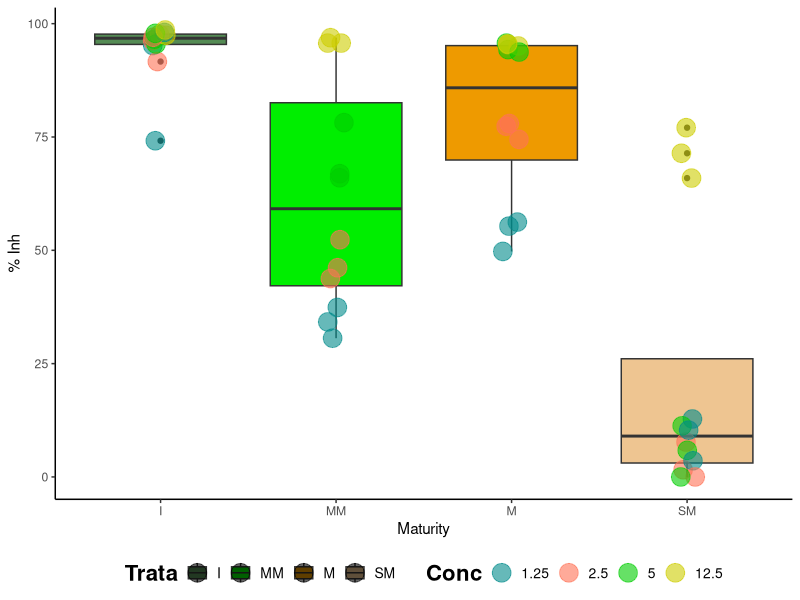
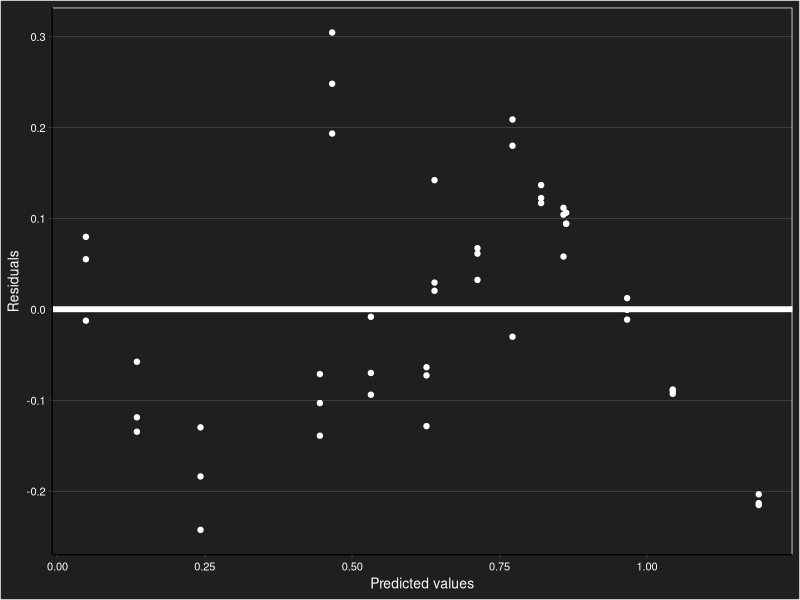
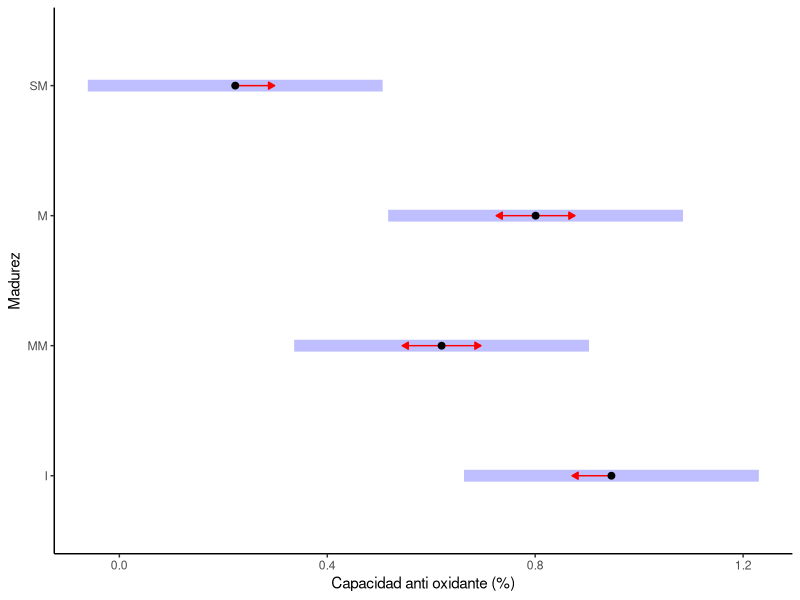
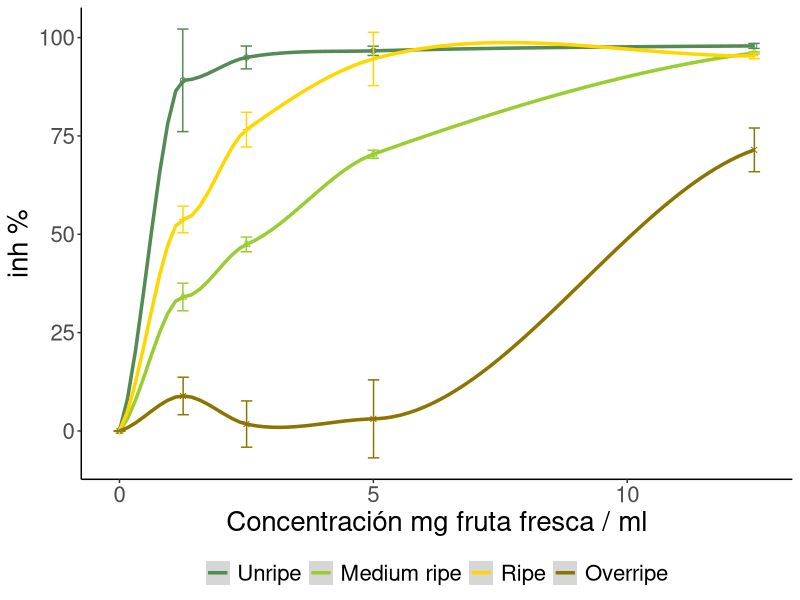
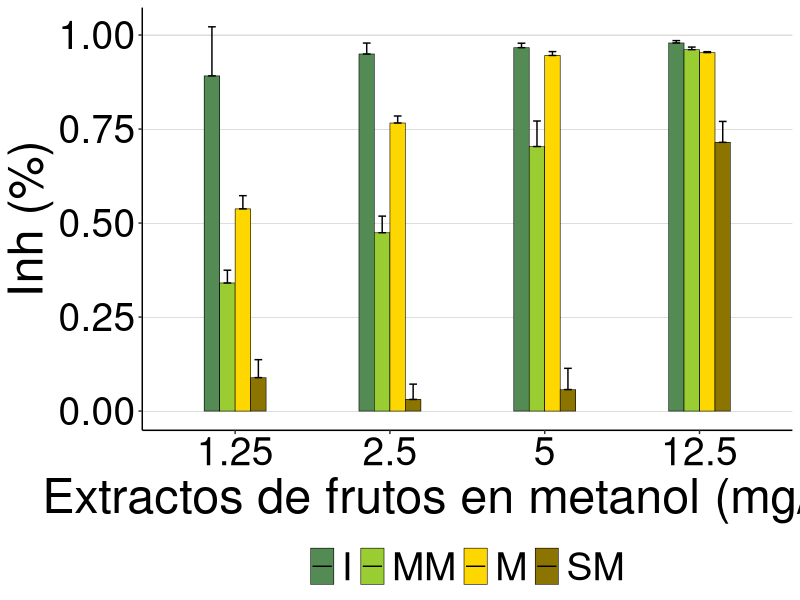

These charts were generated, in order, by the following R code:
## ---- chunk 1
knitr::opts_chunk$set(warning = FALSE, message = FALSE, echo = FALSE)

library(readxl)
Datos0 <- read_excel("database.xlsx", sheet = "mad_aaox")
Datos0$Muestra<-factor(Datos0$Muestra)
Datos0$Conc<-factor(Datos0$Conc)
Datos0$Pip<-factor(Datos0$Pip)
Datos0$Trata<-factor(Datos0$Trata,levels=c("I","MM", "M","SM"))

## ---- chunk 2
knitr::opts_chunk$set(warning = FALSE, message = FALSE, echo = FALSE)

library(dplyr)
tabla_aao <- Datos0 %>% 
  dplyr::group_by(Trata) %>% 
  dplyr::summarise(n=n(),
                   Mean = mean(In),
                   sd = sd(In))

library(knitr)
kable(tabla_aao, format = "markdown")

## ---- chunk 3
knitr::opts_chunk$set(warning = FALSE, message = FALSE, echo = FALSE)

library(ggplot2)
colores<-c("palegreen4","green2","orange2","burlywood2")
box <- ggplot(Datos0, aes(x=Datos0$Trata, y=Datos0$In, fill=Trata)) +
  geom_boxplot(aes())+
  theme_classic()+
  geom_jitter(alpha=0.6, size=6,aes(color=Conc), position = position_jitter(width = .05))+
  scale_fill_manual(values = colores)+
  scale_color_manual(values = c("cyan4", "coral1","green3","yellow3"))+
  theme(legend.position="bottom", legend.text=element_text(size = 10),
        legend.title = element_text(size=16, face="bold")) +
  ylab("% Inh")+xlab("Maturity")
box

## ---- chunk 4
knitr::opts_chunk$set(warning = FALSE, message = FALSE, echo = FALSE)

Datos0$In <- Datos0$In/100

library(lme4)
maoo<-lmer(In~Trata + (1|Conc), data=Datos0)

# library(glmmTMB)
# maoo <- glmmTMB(In ~ Trata + (1|Conc), family = beta_family(), data = Datos0)

## ---- chunk 5
knitr::opts_chunk$set(warning = FALSE, message = FALSE, echo = FALSE)

maoo_ajustado <- as.data.frame(cbind(
  "residuos" = residuals(maoo),
  "predichos" = predict(maoo)))

HV_maoo<-ggplot(maoo_ajustado) +
  aes(predichos, residuos) +
  geom_hline(yintercept = 0, colour="white", size=2) +
  geom_point(colour="white")+
  theme_classic()+
  labs(y="Residuals", x="Predicted values")+
  theme(legend.position = "bottom", legend.background = element_rect(fill = "gray12"))+
  theme(panel.grid.major.y = element_line(size=0.05, color='white'))+
  theme(panel.grid.major.x = element_blank())+
  theme(text = element_text(size=10, color='white'))+
  theme(axis.text = element_text(color='white'))+
  theme(plot.background = element_rect(fill = "gray12"))+
  theme(panel.background = element_rect(fill = "gray12", color = "white"))
HV_maoo

## ---- chunk 6
knitr::opts_chunk$set(warning = FALSE, message = FALSE, echo = FALSE)

library(car)
Anova(maoo, test.statistic=c("Chisq"))

## ---- chunk 7
knitr::opts_chunk$set(warning = FALSE, message = FALSE, echo = FALSE)

library(emmeans)
Comp2<-emmeans(maoo, pairwise ~ Trata) #Tukey por default  
Comp2
plot(Comp2, comparisons = TRUE) + theme_classic() + 
  labs(x = "Capacidad anti oxidante (%)", y ="Madurez" )

## ---- chunk 8
knitr::opts_chunk$set(warning = FALSE, message = FALSE, echo = FALSE)


## ---- chunk 9
knitr::opts_chunk$set(warning = FALSE, message = FALSE, echo = FALSE)

data<-read.delim("tablaAAO.txt")
data$T<-as.factor(data$T)
data$T<-factor(data$T,levels=c("Unripe", "Medium ripe","Ripe", "Overripe"))
colores<-c("palegreen4", "yellowgreen", "gold", "gold4")
Taao<-ggplot(data=data, aes(Conc, inh, color=data$T)) +
  geom_point(lwd=5, show.legend = FALSE, shape=data$T) +
  (scale_color_manual(values = colores)) +
  geom_smooth(method="loess", lwd=1.2) + labs(y="inh %", x="Concentración mg fruta fresca / ml") +
  geom_errorbar(aes(ymin=inh-DS, ymax=inh+DS), width=.9, position=position_dodge(.01))+
  theme_classic()+
  theme(legend.title=element_blank())+
  theme(legend.position = c(0.85, 0.25),
        legend.background = element_rect(fill = "white"))+
  theme(text = element_text(size=20))+
  theme(legend.position = "bottom")

Taao

## ---- chunk 10
knitr::opts_chunk$set(warning = FALSE, message = FALSE, echo = FALSE)

library(dplyr)
tabla_aao2 <- Datos0 %>%
  dplyr::group_by(Conc, Trata) %>%
  dplyr::summarise(n=n(),
                   Mean=mean(In),
                   sd=sd(In))

colores<-c("palegreen4", "yellowgreen", "gold", "gold4")

library(ggplot2)
gg_aao2<-ggplot(data=tabla_aao2, aes(x=Conc, y=Mean, fill=Trata, color=Trata)) +
  stat_summary(fun = "mean", size = .2, width = .4, geom = "bar",position=position_dodge(0.4))+
  geom_errorbar(aes(ymin= Mean-0, ymax=Mean+sd), width=.2, position=position_dodge(.4))+
  scale_fill_manual(values = colores)+
  scale_color_manual(values = c("black","black","black","black"))+
  theme_classic()+
  theme(legend.title=element_blank())+
  theme(legend.position = c(0.85, 0.25),
        legend.background = element_rect(fill = "white"))+
  theme(legend.position = "bottom")+
  theme(text = element_text(size = 35, color = 'black')) +
  theme(axis.text = element_text(color = 'black'))+
  theme(panel.grid.major.y = element_line(size=0.05, color='black'))+
  labs(y="Inh (%)", x="Extractos de frutos en metanol (mg/mL)")

gg_aao2
